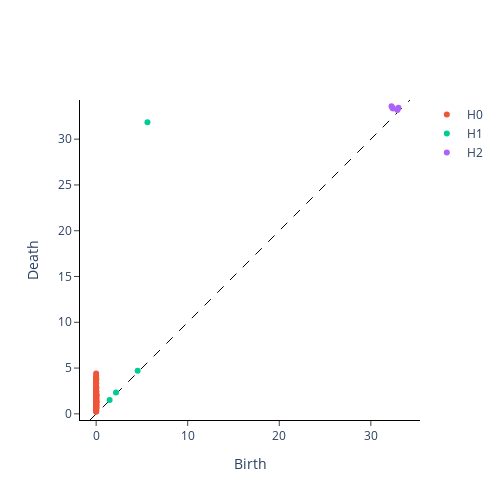

The cell this chart's notebook holds for it:
### Code cell
X = np.array([xs, ys, zs]).T
# X = np.vstack([gp.lat.values, gp.lon.values, gp.t.values])
X = np.expand_dims(X, axis=0)
homology_dimensions = [0, 1, 2]

persistence = VietorisRipsPersistence(
    metric="euclidean", homology_dimensions=homology_dimensions, n_jobs=1
)

sns.scatterplot(xs, ys, zs)
plt.show()
display(persistence.fit_transform_plot(X))
